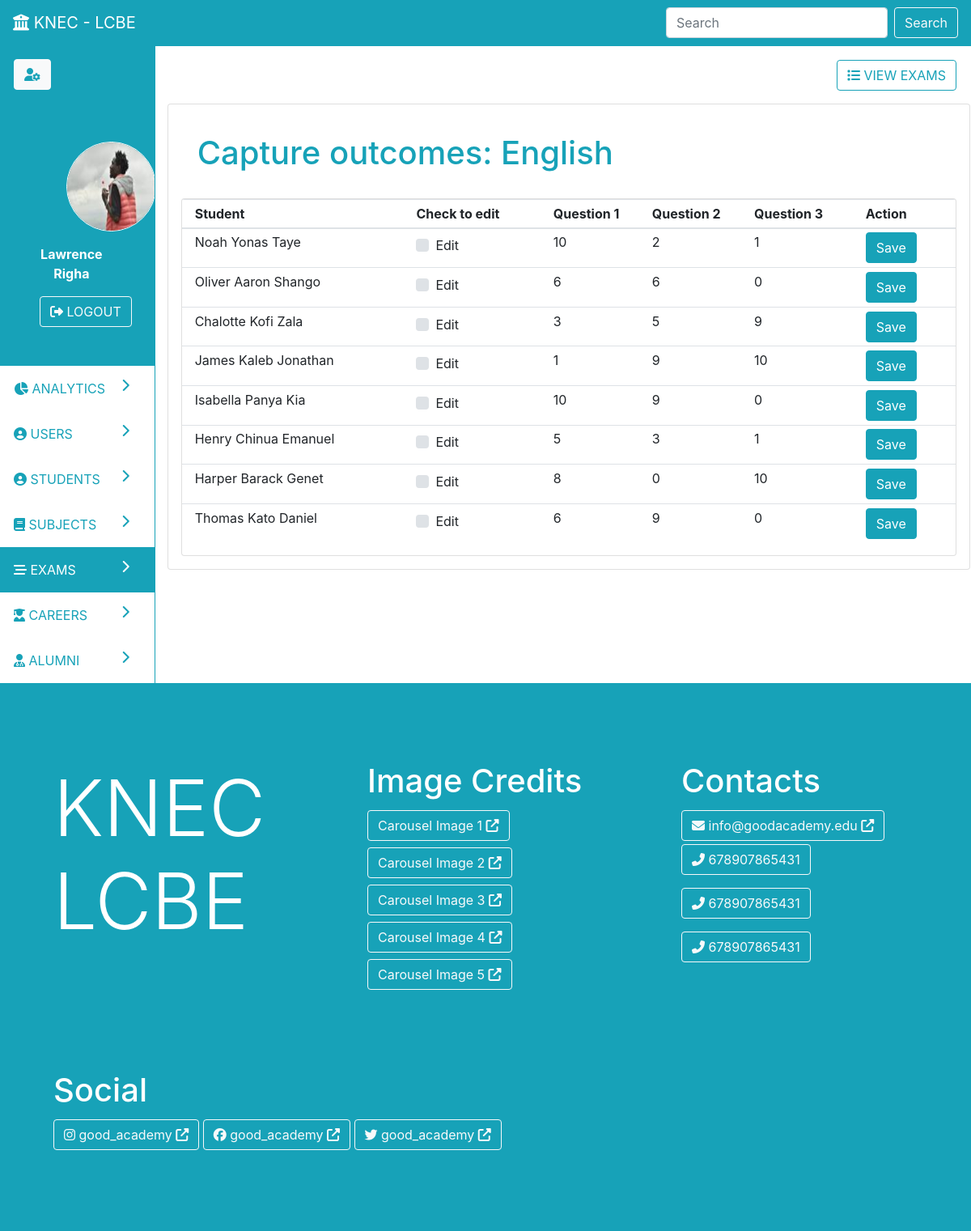
Screenshot of /scores/create/10 (signed in) with the database file from the repository.
### parent/models.py (models this page shows, shortened)
class User(db.Model, UserMixin):
	id = db.Column(db.Integer, primary_key=True)
	first_name = db.Column(db.String(19), nullable=False)
	middle_name = db.Column(db.String(19), nullable=False)
	last_name = db.Column(db.String(19), nullable=False)
	email = db.Column(db.String(19), unique=True, nullable=False)
	exams = db.relationship('Exam', backref='teacher', lazy=True, cascade='all, delete')
	photo = db.Column(db.String(111), nullable=False, default='default-profile.jpg')
	utype = db.Column(db.String(11), nullable=False, default='admin')
	student = db.relationship('Student', backref='user', uselist=False, lazy=True, cascade='all, delete')
	password = db.Column(db.String(119), nullable=False)
	created_at = db.Column(db.DateTime, nullable=False, default=datetime.utcnow)
	updated_at = db.Column(db.DateTime, nullable=True, onupdate=datetime.utcnow)

class Subject(db.Model):
	id = db.Column(db.Integer, primary_key=True)
	name = db.Column(db.String(19), nullable=False)
	categories = db.relationship('Category', backref='subject', lazy=True, cascade='all, delete')
	exams = db.relationship('Exam', backref='subject', lazy=True, cascade='all, delete')
	created_at = db.Column(db.DateTime, nullable=False, default=datetime.utcnow)
	updated_at = db.Column(db.DateTime, nullable=True, onupdate=datetime.utcnow)

class Question(db.Model):
	id = db.Column(db.Integer, primary_key=True)
	number = db.Column(db.Integer, nullable=False)
	category_id = db.Column(db.Integer, db.ForeignKey('category.id', ondelete='CASCADE'), nullable=False)
	exam_id = db.Column(db.Integer, db.ForeignKey('exam.id', ondelete='CASCADE'), nullable=False)
	scores = db.relationship('Score', backref='question', lazy=True, cascade='all, delete')
	created_at = db.Column(db.DateTime, nullable=False, default=datetime.utcnow)
	updated_at = db.Column(db.DateTime, nullable=True, onupdate=datetime.utcnow)

class Student(db.Model):
	id = db.Column(db.Integer, primary_key=True)
	scores = db.relationship('Score', backref='student', lazy=True, cascade='all, delete')
	analytics = db.relationship('Analytics', backref='student', lazy=True, cascade='all, delete')
	career = db.relationship('Career', backref='student', uselist=False, lazy=True, cascade='all, delete')
	user_id = db.Column(db.Float, db.ForeignKey('user.id', ondelete='CASCADE'), nullable=False)
	group_id = db.Column(db.Integer, db.ForeignKey('group.id', ondelete='CASCADE'), nullable=False)
	created_at = db.Column(db.DateTime, nullable=False, default=datetime.utcnow)
	updated_at = db.Column(db.DateTime, nullable=True, onupdate=datetime.utcnow)

### parent/routes.py (the view, shortened to what this page needs)
@app.route('/scores/create/<id>', methods=['POST', 'GET'])
@login_required
def create_score(id):
	if current_user.utype != 'admin':
		abort(403)
	exam= Exam.query.get_or_404(id)
	form = ScoreForm()
	return render_template('admin/scores.html', nav='dash', page='exams', action='create', exam=exam, form=form)

### parent/forms.py
class ScoreForm(FlaskForm):
	submit = SubmitField('Save')

### parent/models.py (called while the page is built)
@login_manager.user_loader
def load_user(user_id):
	return User.query.get(int(user_id))

### parent/templates/admin/scores.html (shortened to what this page needs)
{% extends 'admin-dash.html' %}
{% block pagedata %}
{% if action=='create' %}
<div class="row">
	<div class="col p-3">
		<a class="btn float-right btn-outline-info mr-3" href="{{ url_for('exams') }}"><i class="fas fa-list"></i> VIEW EXAMS</a>
	</div>
</div>
<div class="row">
	<div class="col">
		<div class="card p-3">
			<div class="card-body text-primary">
				<h1 class="card-title text-info">Capture outcomes: {% print(exam.subject.name) %}</h1>
			</div>
			<div class="card table-responsive">
				<table class="table table-hover table-sm card-body">
					<thead>
						<tr>
							<th class="px-3">Student</th>
							<th class="px-3">Check to edit</th>
							{% for question in exam.questions %}
							<th>Question {% print(question.number) %}</th>
							{% endfor %}
							<th class="px-3">Action</th>
						</tr>
					</thead>
					<tbody>
						{% for student in exam.group.students %}
						<tr>
							<form method="post">
								<td class="px-3">{% print(student.user.first_name) %} {% print(student.user.middle_name) %} {% print(student.user.last_name) %}</td>
								<td class="px-3">
									<div class="custom-control custom-checkbox my-1 mr-sm-2">
									    <label class="custom-control-label" for="{% print(student.id) %}-check">Edit</label>
									</div>
								</td>
								{% for question in exam.questions %}
									<td class="{% print(student.id) %}-view">
										{% set found = [] %}
										{% set minm = question.category.minimum %}
										{% set maxm = question.category.maximum %}
										{% for score in question.scores %}
											{% if score.student_id == student.id %}
												{% do found.append(score.value) %}
											{% endif %}
										{% endfor %}
										{% if found|length > 0 %}
											{% print(found[0]) %}
										{% else %}
											{%print('-')%}
										{% endif %}
									</td>
								{% endfor %}
								<td class="px-3">{{ form.submit(class='btn btn-info')}}</td>
							</form>
						</tr>
						{% endfor %}
					</tbody>
				</table>
			</div>
		</div>
	</div>
</div>
{% endif %}
{% endblock %}

### parent/templates/admin-dash.html (shortened to what this page needs)
{% extends 'base.html' %}
{%block content%}
<div class="row border border-info">
	<div class="col-2">
		<div class="side-nav ">
			<div class="row bg-info p-3">
				<div class="col"><a href="{{ url_for('update_user_profile') }}" class="btn btn-light text-info"><i class="fas fa-user-cog"></i></a></div>
			</div>
			<div class="row bg-info p-5">
				<div class="col text-center">
					<div class="row">
						<div class="col px-5">
							<img style="width: 111px; height: 111px" class="border border-white rounded-circle" src="{{ url_for('static', filename='profiles/'+current_user.photo) }}">
						</div>
					</div>
					<div class="row">
						<div class="col p-3 text-white"><b>{{ current_user.first_name }} {{ current_user.last_name }}</b></div>
					</div>
					<div class="row">
						<div class="col"><a href="{{ url_for('logout') }}" class="btn btn-outline-light"><i class="fas fa-sign-out-alt"></i> LOGOUT</a></div>
					</div>
				</div>
			</div>
			<a id="analytics" class="row nav-link btn-outline-info p-3" href="{{ url_for('admin_dash') }}">
				<div class="col"><i class="fas fa-chart-pie"></i> ANALYTICS <i class="fas fa-chevron-right float-right"></i></div>
			</a>
			<a id="users" class="row nav-link nav-link btn-outline-info p-3" href="{{ url_for('users') }}">
				<div class="col"><i class="fas fa-user-circle"></i> USERS <i class="fas fa-chevron-right float-right"></i></div>
			</a>
			<a id="students" class="row nav-link btn-outline-info p-3" href="{{ url_for('students') }}">
				<div class="col"><i class="fas fa-user-circle"></i> STUDENTS <i class="fas fa-chevron-right float-right"></i></div>
			</a>
			<a id="subjects" class="row nav-link btn-outline-info p-3" href="{{ url_for('subjects') }}">
				<div class="col"><i class="fas fa-book"></i> SUBJECTS <i class="fas fa-chevron-right float-right"></i></div>
			</a>
			<a id="exams" class="row nav-link btn-outline-info p-3" href="{{ url_for('exams') }}">
				<div class="col"><i class="fas fa-stream"></i> EXAMS <i class="fas fa-chevron-right float-right"></i></div>
			</a>
			<a id="careers" class="row nav-link btn-outline-info p-3" href="{{ url_for('careers') }}">
				<div class="col"><i class="fas fa-user-graduate"></i> CAREERS <i class="fas fa-chevron-right float-right"></i></div>
			</a>
			<a id="alumni" class="row nav-link btn-outline-info p-3" href="{{ url_for('alumni') }}">
				<div class="col"><i class="fas fa-user-md"></i> ALUMNI <i class="fas fa-chevron-right float-right"></i></div>
			</a>
		</div>
	</div>
	<div class="col-10 border-left border-info">
		<div class="row justify-content-center">
			<div class="col-md-6">
			</div>
		</div>
		{%block pagedata%}{%endblock%}
	</div>
</div>
{%endblock%}

### parent/static/main.css (style rules this page uses)
.table thead tr th { vertical-align: top; }

### rows the page displays
User: photo (picture), first_name "Lawrence", last_name "Righa"
Subject: name "English"
Question: number "1", exam "10", print "6", print "3", print "1", print "5", print "8"
Question: number "2", print "2", print "6", print "5", print "9", print "3", print "0"
Question: number "3", print "1", print "0", print "9", exam "10"
User: first_name "Noah", middle_name "Yonas", last_name "Taye"
User: first_name "Oliver", middle_name "Aaron", last_name "Shango"
User: first_name "Chalotte", middle_name "Kofi", last_name "Zala"
User: first_name "James", middle_name "Kaleb", last_name "Jonathan"
User: first_name "Isabella", middle_name "Panya", last_name "Kia"
User: first_name "Henry", middle_name "Chinua", last_name "Emanuel"
User: first_name "Harper", middle_name "Barack", last_name "Genet"
User: first_name "Thomas", middle_name "Kato", last_name "Daniel"
